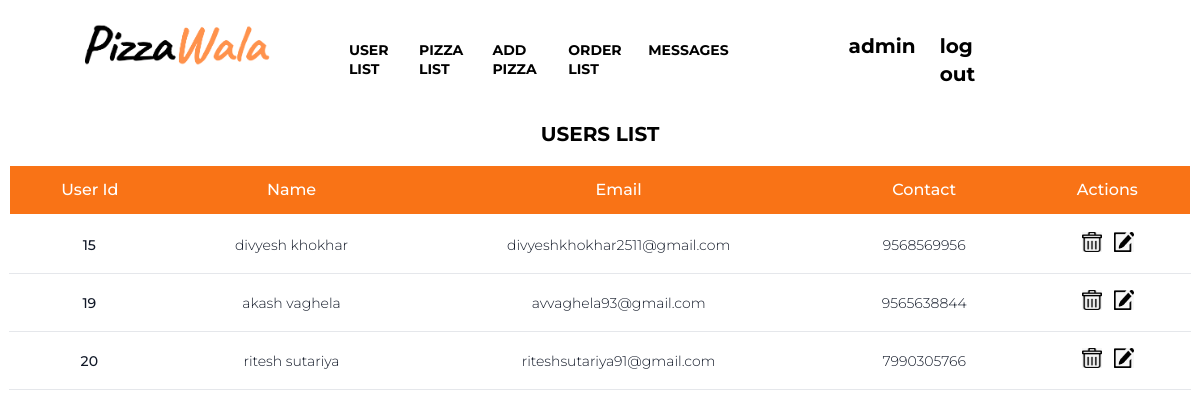
Page /admin/index.php (signed in) on the committed database.
### tables this page shows
CREATE TABLE `customertb` (
  `custid` int(11) NOT NULL,
  `name` varchar(50) NOT NULL,
  `email` varchar(100) NOT NULL,
  `password` varchar(256) NOT NULL,
  `contactno` varchar(12) NOT NULL
);

### admin/index.php (the view, shortened to what this page needs)
<?php
include_once '../dbconfig.php';
$c_qry = "SELECT * FROM customertb";
$customers = $con->query($c_qry);
$Empty = false;
?>
<!DOCTYPE html>
<html lang="en">
<head>
    <script src="https://cdn.tailwindcss.com"></script>
    <link rel="stylesheet" href="../css/style.css" />
</head>
<body>
    <?php include_once 'header.php'; ?>
    <span class="flex font-bold text-xl justify-center ">
        USERS LIST
    </span>
    <div class="flex flex-col px-2">
        <div class="overflow-x-auto sm:-mx-6 lg:-mx-8">
            <div class="py-4 inline-block min-w-full sm:px-6 lg:px-8">
                <?php
                if ($Empty) {
                    echo "<p>No Messages Yet!</p>";
                } else {
                ?>
                    <div class="overflow-hidden">
                        <table class="min-w-full text-center">
                            <thead class="border-2 border-white bg-orange-500">
                                <tr>
                                    <th scope="col" class="text-base font-medium text-white px-6 py-3">
                                        User Id
                                    </th>
                                    <th scope="col" class="text-base font-medium text-white px-6 py-3">
                                        Name
                                    </th>
                                    <th scope="col" class="text-base font-medium text-white px-6 py-3">
                                        Email
                                    </th>
                                    <th scope="col" class="text-base font-medium text-white px-6 py-3">
                                        Contact
                                    </th>
                                    <th scope="col" class="text-base font-medium text-white px-6 py-3">
                                        Actions
                                    </th>
                                </tr>
                            </thead>
                            <tbody>
                                <?php
                                while ($cust = $customers->fetch_array()) {
                                ?>
                                    <tr class="bg-white border-b">
                                        <td class="px-6 py-4 whitespace-nowrap text-sm font-medium text-gray-900"><?php echo $cust['custid'] ?></td>
                                        <td class="text-sm text-gray-900 font-light px-6 py-4 whitespace-nowrap">
                                            <?php echo $cust['name'] ?>
                                        </td>
                                        <td class="text-sm text-gray-900 font-light px-6 py-4 whitespace-nowrap">
                                            <?php echo $cust['email'] ?>
                                        </td>
                                        <td class="text-sm text-gray-900 font-light px-6 py-4 whitespace-nowrap">
                                            <?php echo $cust['contactno'] ?>
                                        </td>
                                        <td class="text-sm text-gray-900 font-light px-6 space-x-2 py-4 whitespace-nowrap">
                                            <button class="rounded inline-flex items-center hover:scale-110">
                                                <a href="deleteuser.php?id=<?php echo $cust['custid']; ?>">
                                                    <img src="../images/deleteicon.jpeg" class="h-5 w-5">
                                                </a>
                                            </button>
                                            <button class="rounded inline-flex items-center hover:scale-110">
                                                <a href="updateuser.php?id=<?php echo $cust['custid']; ?>">
                                                    <img src="../images/updateicon.jpeg" class="h-5 w-5">
                                                </a>
                                            </button>
                                        </td>
                                    </tr>
                                <?php
                                }
                                ?>
                            </tbody>
                        </table>
                    <?php
                } ?>
                    </div>
            </div>
        </div>
    </div>
</body>
</html>

### css/style.css (style rules this page uses)
body { font-family: 'Montserrat'; scroll-behavior: smooth; }

### rows in the picture
customertb: custid "15", name "divyesh khokhar", email "divyeshkhokhar2511@gmail.com", contactno "9568569956"
customertb: custid "19", name "akash vaghela", email "avvaghela93@gmail.com", contactno "9565638844"
customertb: custid "20", name "ritesh sutariya", email "riteshsutariya91@gmail.com", contactno "7990305766"

### other values in the picture
$_SESSION['adminName'] "admin"
